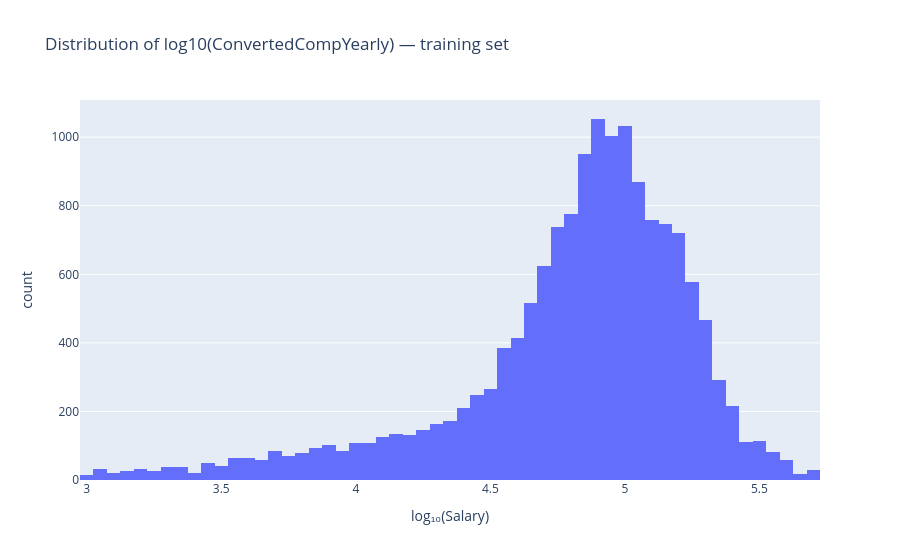

Notebook source saved alongside this figure:
### Code cell
fig = px.histogram(
    train_clean,
    x=LOG_TARGET,
    nbins=60,
    title="Distribution of log10(ConvertedCompYearly) — training set",
    labels={LOG_TARGET: "log₁₀(Salary)"},
)
fig.show()

### Figure 1 — Plotly figure (JSON) as saved in the notebook; plotly's stock layout.template omitted (floating-point values rounded to 4 significant figures; data arrays with more than 128 entries replaced by an {"elided": "..."} marker saying what was removed)
{"data": [{"bingroup": "x", "hovertemplate": "log₁₀(Salary)=%{x}<br>count=%{y}<extra></extra>", "legendgroup": "", "marker": {"color": "#636efa", "pattern": {"shape": ""}}, "name": "", "nbinsx": 60, "orientation": "v", "showlegend": false, "type": "histogram", "x": {"elided": "15404 float values"}, "xaxis": "x", "yaxis": "y"}], "layout": {"barmode": "relative", "legend": {"tracegroupgap": 0}, "title": {"text": "Distribution of log10(ConvertedCompYearly) — training set"}, "xaxis": {"anchor": "y", "domain": [0, 1], "title": {"text": "log₁₀(Salary)"}}, "yaxis": {"anchor": "x", "domain": [0, 1], "title": {"text": "count"}}}}
